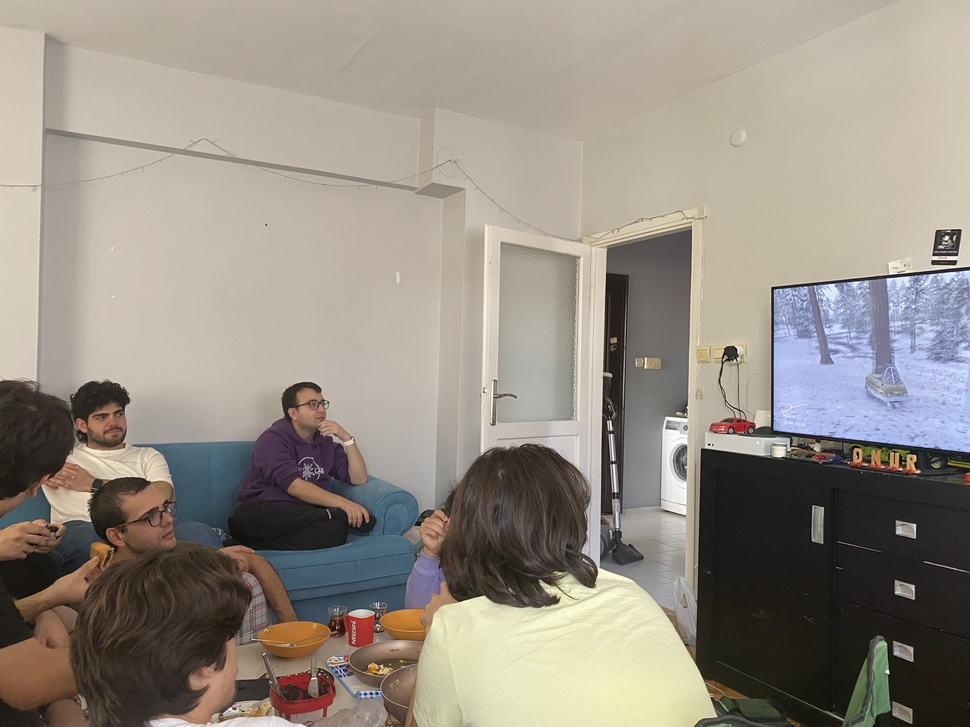
#> input picture 4_Deneme_kodları/1_Filter_denemleler/2_Filter_cython/data/IMG_6436.jpeg, 970 x 727 px, shrunk from 4032 x 3024 before the run
$ jupyter execute blur_and_filter.ipynb
#> lines starting #> are read from the running program, lines starting #| are printed output that depends on the picture
[cell 1]
import cv2
import numpy as np

from my_filter import apply_blur_wrapper as apply_blur

# 1. Görüntüyü Okuma
image_path = "data/IMG_6436.jpeg"
image = cv2.imread(image_path, cv2.IMREAD_GRAYSCALE)  # Gri tonlamalı olarak yükleyin
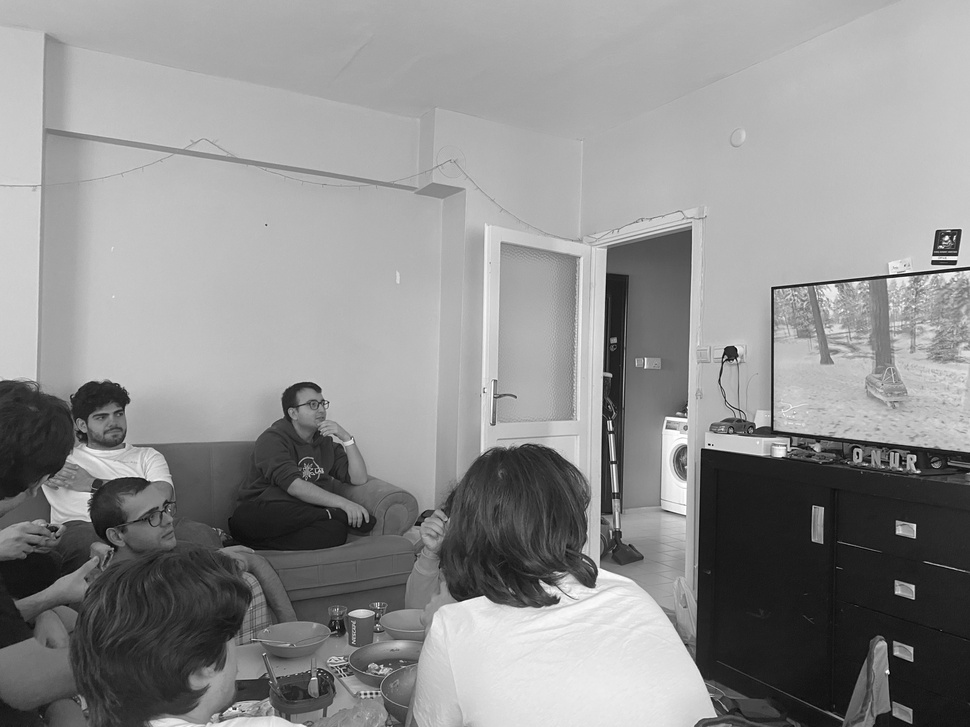
#> image: shape (727, 970); min 0, max 255, mean 142.7
height, width = image.shape
#> height = 727; width = 970

# 2. Girdi ve Çıktı Dizilerini Hazırlama
input_array = image.flatten().astype(np.uint8)  # Görüntüyü 1D diziye çevirin
output_array = np.zeros_like(input_array)  # Çıktı dizisi

# 3. Bulanıklaştırma İşlemini Uygulama
apply_blur(width, height, input_array, output_array, blur_strength=5)  # C fonksiyonunu çağırın
#> (this line was passed over: my_filter is not available in this run)

# 4. Sonuç Görüntüsünü 2D Forma Çevirme
blurred_image = output_array.reshape((height, width))

# 5. Sonucu Görüntüleme
import matplotlib.pyplot as plt

plt.figure(figsize=(10, 5))
plt.subplot(1, 2, 1)
plt.title("Orijinal Görüntü")
plt.imshow(image, cmap="gray")

plt.subplot(1, 2, 2)
plt.title("Bulanıklaştırılmış Görüntü")
plt.imshow(blurred_image, cmap="gray")

plt.show()
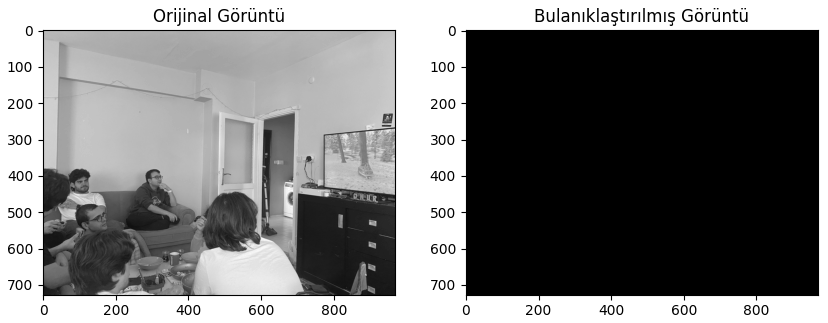
#> figure drawn by matplotlib, 2 panels
